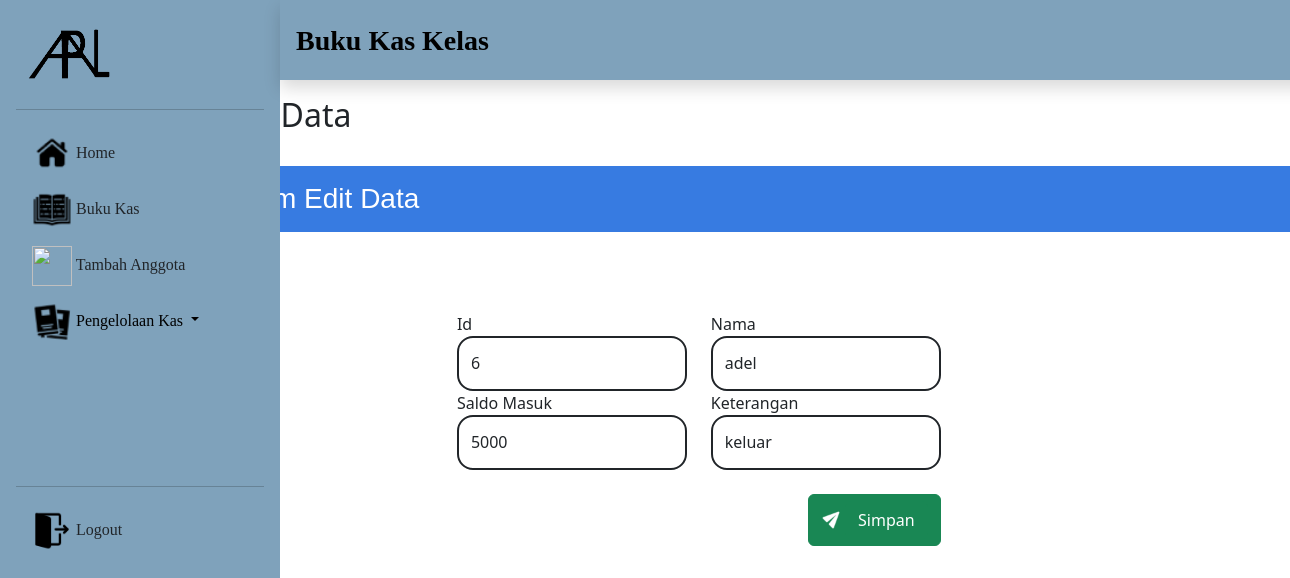
Screenshot of /admin/index.php?page=edit_in&Id=6 with the database file from the repository.
### tables this page shows
CREATE TABLE `tb_input` (
  `Id` int(11) NOT NULL,
  `Name` varchar(45) NOT NULL,
  `Date` timestamp NOT NULL DEFAULT current_timestamp() ON UPDATE current_timestamp(),
  `Saldo` double NOT NULL,
  `Information` text NOT NULL
);

### admin/update_in.php (the view, shortened to what this page needs)
<?php
    include "../koneksi.php";
    include "../header.php";
    $Id =$_GET ['Id'];
    $sql="SELECT * FROM tb_input  WHERE Id='$Id'";
    $edit = $conn->query($sql);
?>
<link rel="stylesheet" href="../style.css">
<form action="" method="post">
<?php
while ($row=$edit->fetch_assoc ()) {
?>
<h2 class="py-4">Edit Data</h2>
<div  style="width:120%; background-color:#377BE1;" ><h3 class="p-3 text-white">Form Edit Data</h3></div>
<div class="col-6 pt-5 offset-3 ">
<form action=""  method="post"><br>
        <div class="row ">
  <div class="col-6 ">
  <label for="Id">Id</label><br>
    <input type="text" class="form-control from1 border border-2 border-dark rounded-4"  name="Id" placeholder="Id" aria-label="First name" id="Id" value="<?php echo $row['Id'];?>">
  </div>
  <div class="col-6 ">
  <label for="Nama">Nama</label>
    <input type="text" class="form-control from1 border border-2 border-dark rounded-4" name="Name" placeholder="Name" aria-label="Last name" id="Nama"  value="<?php echo $row['Name'];?>">
  </div>
  <div class="col-6 ">
  <label for="Input">Saldo Masuk</label>
    <input type="number" class="form-control from1 border border-2 border-dark rounded-4" name="Saldo" placeholder="Input" aria-label="First name" id="Saldo"  value="<?php echo $row['Saldo'];?>">
  </div>
  <div class="col-6 ">
  <label for="Dsc">Keterangan</label>
    <input type="text" class="form-control from1 border border-2 border-dark rounded-4"  name="Information" placeholder="Information" aria-label="Last name" id="Dsc"  value="<?php echo $row['Information'];?>">
  </div>
</div><br>
<div class="float-end btn btn-success">
    <img src="../img/kirim.png" width= 20px; alt="">
	<input type="submit" name="edit" id="submit"  value="Simpan"  class=" btn btn-success">
	</div>
</form>
<?php
}
?>
</form>
<?php
include "../footer.php";
?>

### style.css (style rules this page uses)
.form-control { height: 55px; border-radius: 10px; }
div h3 { font-family:'Gill Sans', 'Gill Sans MT', Calibri, 'Trebuchet MS', sans-serif ; }

### rows the page displays
tb_input: Id "6", Name "adel", Saldo "5000", Information "keluar"
